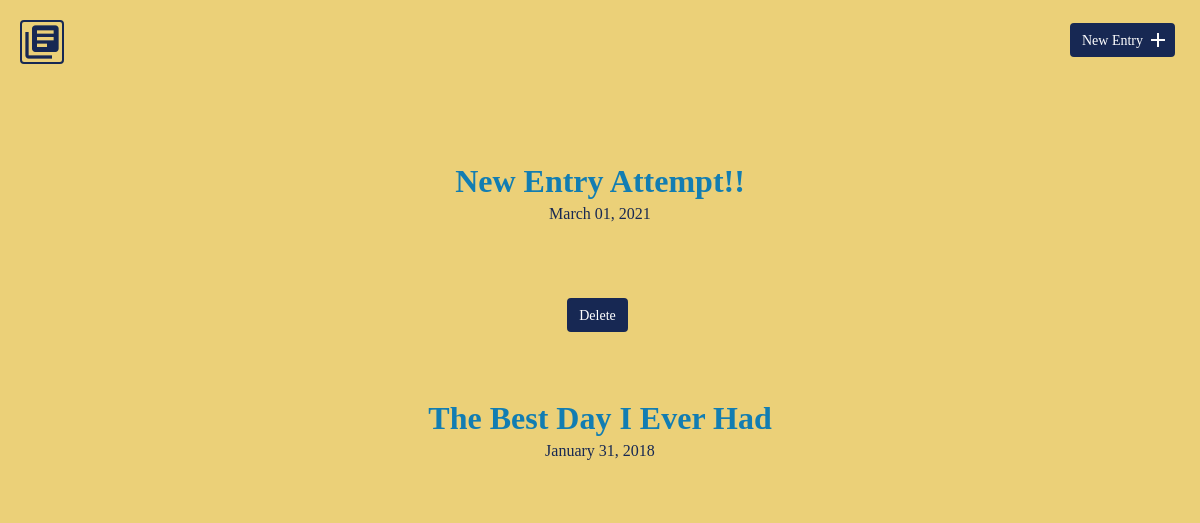
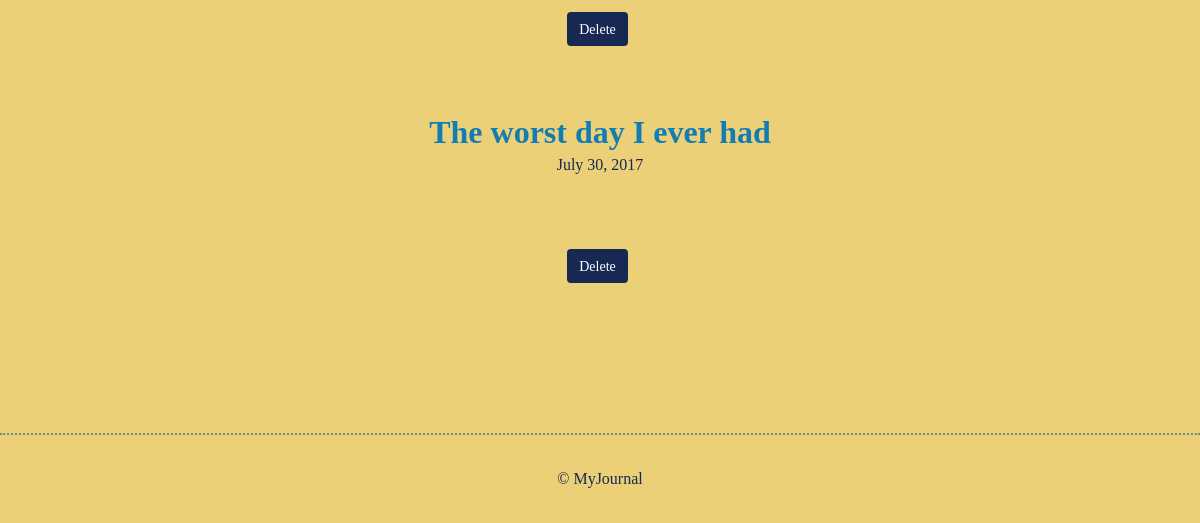
Before: / with the older database file (2 pictures, top to bottom).
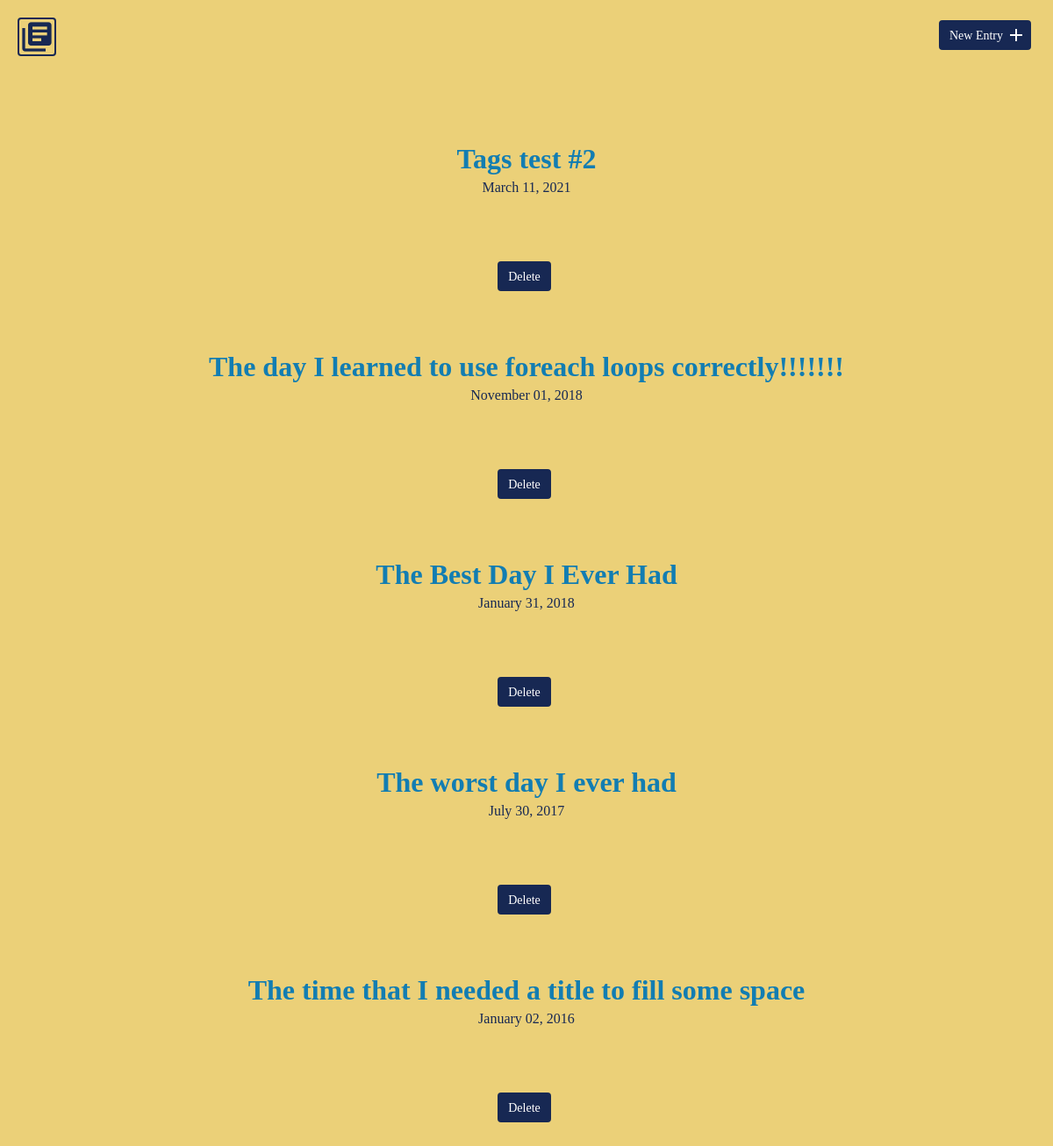
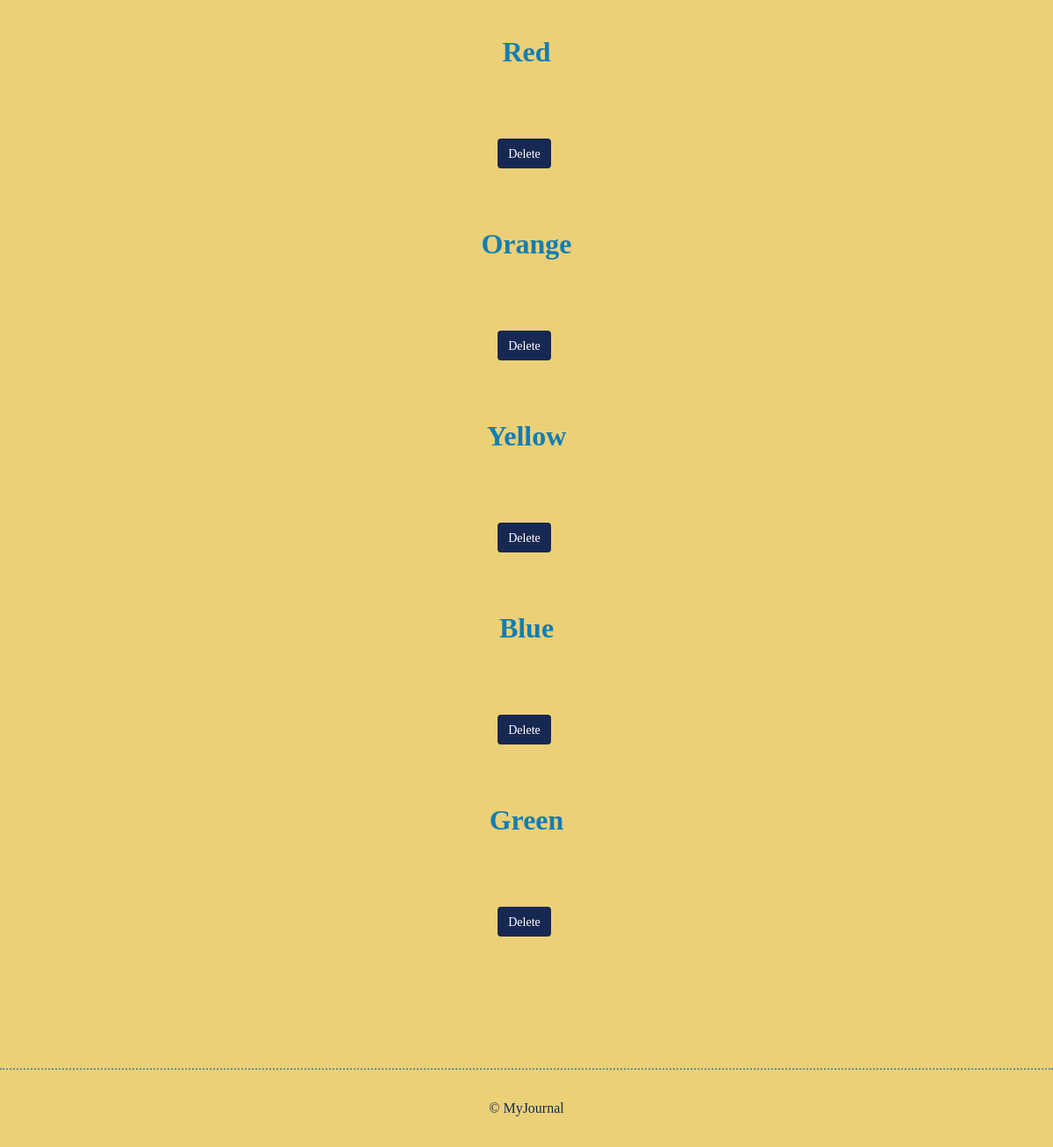
After: the same page with the newer database file (2 pictures, top to bottom).
### tables this page shows
CREATE TABLE "entries" (
	`id`	INTEGER,
	`title`	TEXT,
	`date`	TEXT,
	`time_spent`	INTEGER,
	`learned`	BLOB,
	`resources`	BLOB,
	PRIMARY KEY(`id`)
);

CREATE TABLE "tag_list" (
	"tag_id"	INTEGER,
	"tags"	TEXT,
	PRIMARY KEY("tag_id")
);

### inc/functions.php (called while the page is built, shortened)
<?php
function get_journal_entries(){
    include ('connection.php');
    try{
        return $db->query("SELECT id, title, date FROM entries
	                         ORDER BY date DESC");
    } catch(Exception $e) {
        echo "Error!: ".$e->getMessage();
        return array();
    }
}
function get_tag_list(){
    include ('connection.php');
    try{
        return $db->query("SELECT tag_id, tags FROM tag_list
	                         ORDER BY tag_id DESC");
    } catch(Exception $e) {
        echo "Error!: ".$e->getMessage();
        return array();
    }
}
?>

### index.php (the view, shortened to what this page needs)
<?php
include('inc/connection.php');
include('inc/header.php');
include('inc/functions.php');
?>
<!DOCTYPE html>
<html>
    <body>
          <section>
              <div class="container">
                  <div class="entry-list">
                          <?php
                           foreach(get_journal_entries() as $item){
                                echo "<article>";
                                echo "<h2><a href='detail.php?id=" . $item["id"] . "'>" . $item["title"] . "</a></h2>";
                                echo "<time datetime=" . $item["date"] . ">" . date('F d, Y', strtotime($item["date"])) . "</time>";
                                echo "<form method='post' action='index.php'>";
                                echo "<input type='submit' class='button delete journal entry' value='Delete' />\n";
                                echo "</form>";
                                echo "</article>";
                            }
                            foreach(get_tag_list() as $item){
                                 echo "<article>";
                                 echo "<h2><a href='detail.php?id=" . $item["tag_id"] . "'>" . $item["tags"] . "</a></h2>";
                                 echo "<form method='post' action='index.php'>";
                                 echo "<input type='submit' class='button delete journal entry' value='Delete' />\n";
                                 echo "</form>";
                                 echo "</article>";
                             }
                          ?>
                  </div>
              </div>
          </section>
    </body>
  <?php
    include('inc/footer.php');
    ?>
</html>

### inc/header.php (shortened to what this page needs)
<!DOCTYPE html>
<html>
    <head>
        <link rel="stylesheet" href="css/normalize.css">
        <link rel="stylesheet" href="css/site.css">
    </head>
    <body>
        <header>
            <div class="container">
                <div class="site-header">
                    <a class="logo" href="index.php"><i class="material-icons">library_books</i></a>
                    <a class="button icon-right" href="new.php"><span>New Entry</span> <i class="material-icons">add</i></a>
                </div>
            </div>
        </header>
     </body>

### inc/footer.php (shortened to what this page needs)
<!DOCTYPE html>
<html>
    <footer>
        <div>
            &copy; MyJournal
        </div>
    </footer>
</html>

### css/site.css (style rules this page uses)
body { background-color: #ebd078; font-size: 16px; color: #172853; font-family: 'Goudy Old Style', serif; font-weight: 400; }
.container { margin: 0 auto; padding: 0 25px; }
header .site-header { margin: 0 auto; height: 95px; }
header .logo i { color: #172853; margin: 20px 0 0 -5px; float: left; font-size: 40px; border: 2px solid #172853; border-radius: 4px; }
header .button { float: right; margin: 33px 0 0 0; }
footer { text-align: center; padding: 35px 0; border-top: 2px dotted #678f89; }
.button { padding: 8px 10px 6px 10px; background: #172853; border: 2px solid #172853; border-radius: 4px; text-decoration: none; color: #FFF; position: relative; text-align: center; font-size: 14px; font-family: "Big Caslon", serif; }
.button.icon-right { padding-right: 30px; top: -10px; }
.button.icon-right i { position: absolute; top: 3px; right: 3px; }
h1, h2, h3 { margin: 0; font-weight: 400; line-height: 1em; color: #127db2; }
h2 { font-size: 32px; font-stretch: ultra-expanded; }
h2 a { text-decoration: none; color: #127db2; }
.entry-list, .edit-entry, .new-entry { max-width: 800px; margin: 0 auto; padding: 70px 0 150px 0; }
.entry-list article { margin-bottom: 70px; text-align: center; }
.entry-list article:last-child { margin-bottom: 0; }
.entry-list article h2 { margin-bottom: 8px; font-family: "Garamond", serif; font-weight: bold; }
.entry { max-width: 800px; margin: 75px auto 0 auto; text-align: left; }
input[type=submit] { margin-right: 5px; }

Changed rows visible on the page:
removed entries: title "New Entry Attempt!!", date "March 01, 2021"
added entries: title "Tags test #2", date "March 11, 2021"
added entries: title "The day I learned to use foreach loops correctly!!!!!!!", date "November 01, 2018"
added entries: title "The time that I needed a title to fill some space", date "January 02, 2016"
added tag_list: tags "Red"
added tag_list: tags "Orange"
added tag_list: tags "Yellow"
added tag_list: tags "Blue"
added tag_list: tags "Green"
